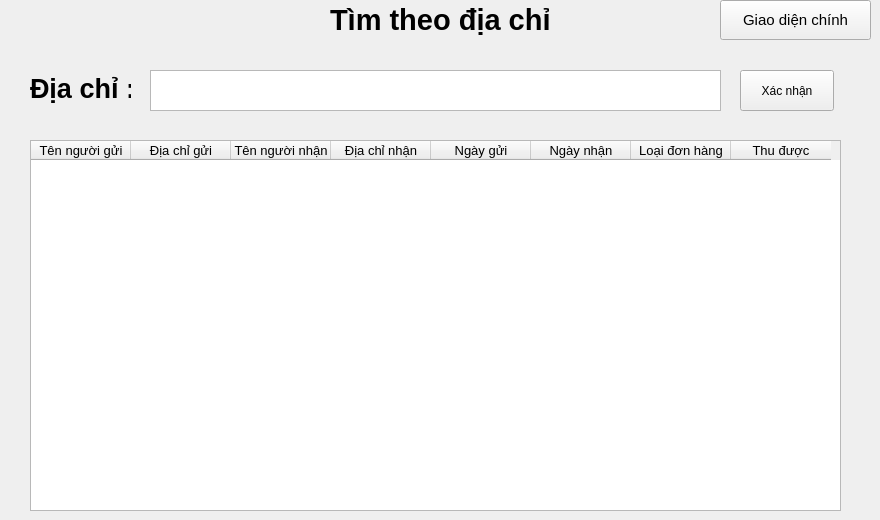
    <widget class="QWidget" name="TimTheoDiaChi6">
     <widget class="QLabel" name="label0_23">
      <property name="geometry">
       <rect>
        <x>330</x>
        <y>0</y>
        <width>219</width>
        <height>39</height>
       </rect>
      </property>
      <property name="font">
       <font>
        <family>Segoe UI</family>
        <pointsize>22</pointsize>
        <bold>true</bold>
       </font>
      </property>
      <property name="autoFillBackground">
       <bool>false</bool>
      </property>
      <property name="text">
       <string>Tìm theo địa chỉ</string>
      </property>
     </widget>
     <widget class="QLabel" name="label0_24">
      <property name="geometry">
       <rect>
        <x>30</x>
        <y>70</y>
        <width>101</width>
        <height>36</height>
       </rect>
      </property>
      <property name="font">
       <font>
        <family>Segoe UI</family>
        <pointsize>20</pointsize>
        <bold>true</bold>
       </font>
      </property>
      <property name="autoFillBackground">
       <bool>false</bool>
      </property>
      <property name="text">
       <string>Địa chỉ :</string>
      </property>
     </widget>
     <widget class="QTextEdit" name="textSearch">
      <property name="geometry">
       <rect>
        <x>150</x>
        <y>70</y>
        <width>571</width>
        <height>41</height>
       </rect>
      </property>
      <property name="font">
       <font>
        <pointsize>12</pointsize>
       </font>
      </property>
     </widget>
     <widget class="QPushButton" name="pushButtonVeGDCPageTimDC">
      <property name="geometry">
       <rect>
        <x>720</x>
        <y>0</y>
        <width>151</width>
        <height>40</height>
       </rect>
      </property>
      <property name="font">
       <font>
        <pointsize>11</pointsize>
        <bold>false</bold>
       </font>
      </property>
      <property name="text">
       <string>Giao diện chính</string>
      </property>
     </widget>
     <widget class="QTableWidget" name="tableWidgetDSDiaChi">
      <property name="geometry">
       <rect>
        <x>30</x>
        <y>140</y>
        <width>811</width>
        <height>371</height>
       </rect>
      </property>
      <property name="font">
       <font>
        <pointsize>10</pointsize>
       </font>
      </property>
      <column>
       <property name="text">
        <string>Tên người gửi</string>
       </property>
      </column>
      <column>
       <property name="text">
        <string>Địa chỉ gửi</string>
       </property>
      </column>
      <column>
       <property name="text">
        <string>Tên người nhận</string>
       </property>
      </column>
      <column>
       <property name="text">
        <string>Địa chỉ nhận</string>
       </property>
      </column>
      <column>
       <property name="text">
        <string>Ngày gửi</string>
       </property>
      </column>
      <column>
       <property name="text">
        <string>Ngày nhận</string>
       </property>
      </column>
      <column>
       <property name="text">
        <string>Loại đơn hàng</string>
       </property>
      </column>
      <column>
       <property name="text">
        <string>Thu được</string>
       </property>
      </column>
     </widget>
     <widget class="QPushButton" name="pushButtonXacNhanDiaChi">
      <property name="geometry">
       <rect>
        <x>740</x>
        <y>70</y>
        <width>94</width>
        <height>41</height>
       </rect>
      </property>
      <property name="text">
       <string>Xác nhận</string>
      </property>
     </widget>
    </widget>
